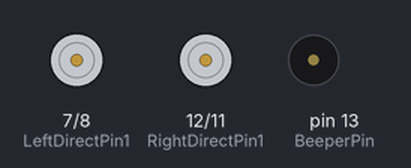
Recording of a sketch running on a simulated Arduino Uno, built with avr-gcc and run on an emulated ATmega328P. Parts: motor-driver pin pairs drawn as motors (green arrow = first pin HIGH = forward, orange = second pin HIGH = backward, longer = more drive, scaled by the enable pin), buzzer (waves = sounding, pin HIGH).

Above: at 3.1 s.
At 4.1 s:
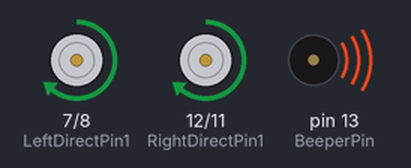
At 6.1 s:
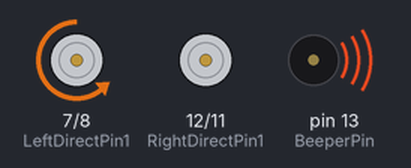
At 7.1 s:
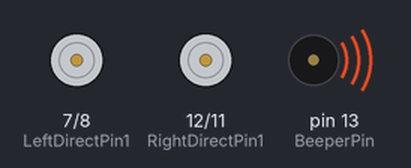
Timing chart, 0 to 8.6 s (numbered marks = the images above):
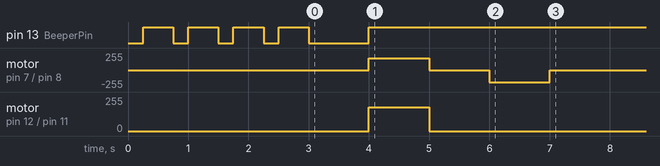

The sketch:

motorboard.ino
```cpp
#define speedPinR 3   // RIGHT PWM pin connect MODEL-X ENA
#define RightDirectPin1  12    //  Right Motor direction pin 1 to MODEL-X IN1
#define RightDirectPin2  11    // Right Motor direction pin 2 to MODEL-X IN2
#define speedPinL 6        //  Left PWM pin connect MODEL-X ENB
#define LeftDirectPin1  7    // Left Motor direction pin 1 to MODEL-X IN3
#define LeftDirectPin2  8   ///Left Motor direction pin 1 to MODEL-X IN4

#define BeeperPin 13

#define SPEED   180 // motor speed

#define Trig 10
#define Echo 3
#define ServoPin 9

void go_Advance(void)
{
  digitalWrite(RightDirectPin1, HIGH);
  digitalWrite(RightDirectPin2,LOW);
  digitalWrite(LeftDirectPin1,HIGH);
  digitalWrite(LeftDirectPin2,LOW);
  set_Motorspeed(SPEED,SPEED);
}


void back_Right(void)
{
  digitalWrite(RightDirectPin1, HIGH);
  digitalWrite(RightDirectPin2,LOW);
  digitalWrite(LeftDirectPin1,LOW);
  digitalWrite(LeftDirectPin2,HIGH);
    set_Motorspeed(SPEED,0);
}


void back_Left(void)
{
  digitalWrite(RightDirectPin1, LOW);
  digitalWrite(RightDirectPin2,HIGH);
  digitalWrite(LeftDirectPin1,HIGH);
  digitalWrite(LeftDirectPin2,LOW);
    set_Motorspeed(0,SPEED);
}

void go_Back(void) // Reverse
{
  digitalWrite(RightDirectPin1, LOW);
  digitalWrite(RightDirectPin2,HIGH);
  digitalWrite(LeftDirectPin1,LOW);
  digitalWrite(LeftDirectPin2,HIGH);
    set_Motorspeed(SPEED,SPEED);
}

void stop_Stop() // Stop
{
  digitalWrite(RightDirectPin1, LOW);
  digitalWrite(RightDirectPin2,LOW);
  digitalWrite(LeftDirectPin1,LOW);
  digitalWrite(LeftDirectPin2,LOW);
}

/*set motor speed */
void set_Motorspeed(int speed_L,int speed_R)
{
  analogWrite(speedPinL,speed_L);
  analogWrite(speedPinR,speed_R);
}

void setup()
{
 pinMode(speedPinL,OUTPUT); // left motor PWM pin
 pinMode(speedPinR,OUTPUT); // rignt motor PWM  pin
 pinMode(RightDirectPin1,OUTPUT); // left motor direction pin1
 pinMode(RightDirectPin2,OUTPUT); // left motor direction pin2
 pinMode(LeftDirectPin1,OUTPUT); // right motor direction Pin 1
 pinMode(LeftDirectPin2,OUTPUT); // right motor direction Pin 2

  pinMode(BeeperPin, OUTPUT);
  digitalWrite(BeeperPin, HIGH);

  for(int i = 0; i < 4; i++){
    beep(250);
    delay(500);
  }
  beep(1000);
  do_path();
}

void beep(int duration){
  digitalWrite(BeeperPin, LOW);
  delay(duration);
  digitalWrite(BeeperPin, HIGH);
}

void do_path(){
   go_Advance();
   delay(1000);
   stop_Stop();
   delay(1000);
   back_Right();
   delay(1000);
   stop_Stop();
}

void loop(){

}
```
